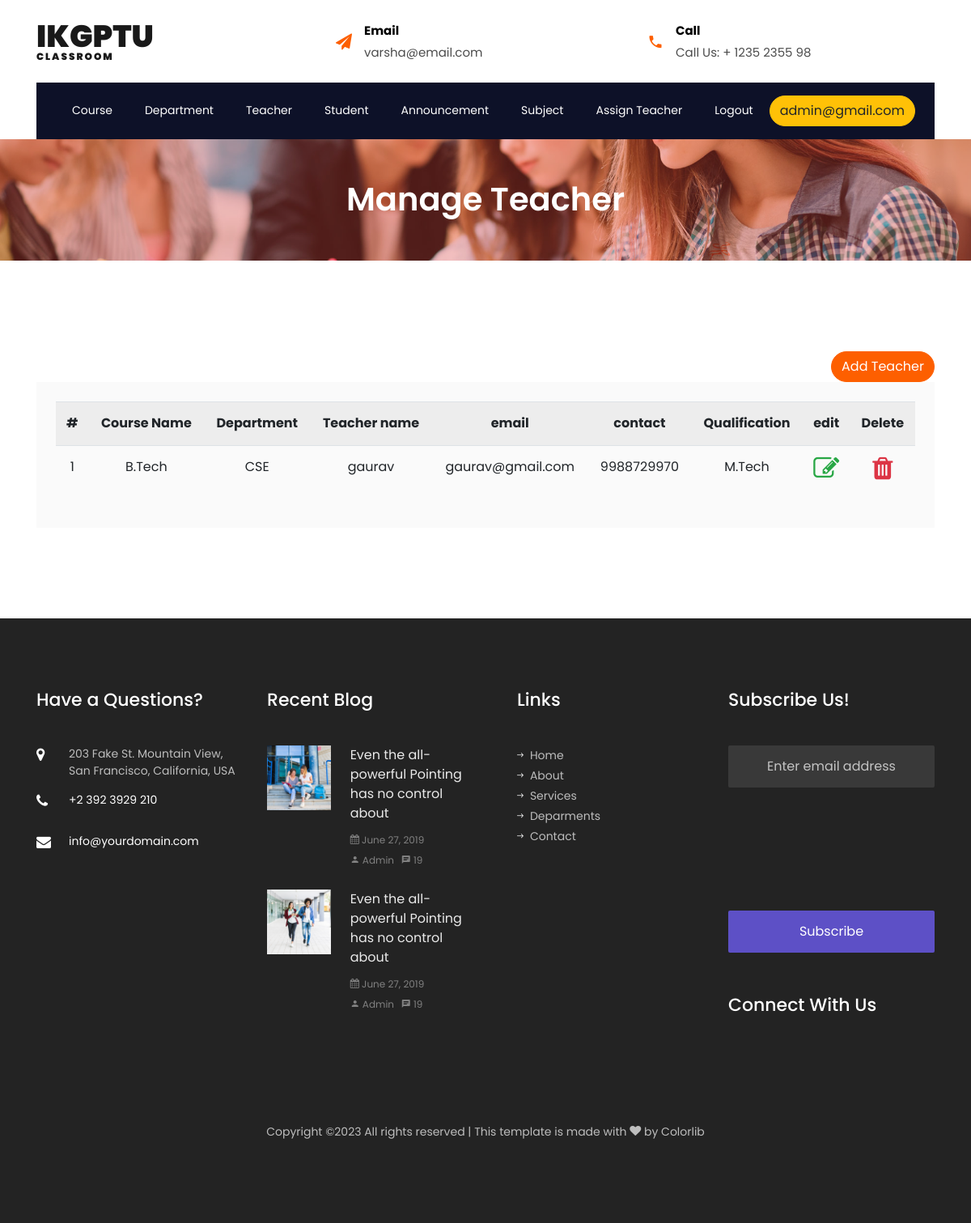
The page /manage_teacher.php (signed in) on the database its author committed.
### tables this page shows
CREATE TABLE `teacher` (
  `id` int(11) NOT NULL,
  `course` varchar(250) NOT NULL,
  `department` varchar(250) NOT NULL,
  `teacher_name` varchar(250) NOT NULL,
  `email` varchar(250) NOT NULL,
  `password` varchar(250) NOT NULL,
  `contact` bigint(10) NOT NULL,
  `qualification` varchar(300) NOT NULL,
  `status` varchar(30) NOT NULL,
  `created_at` timestamp(6) NOT NULL DEFAULT current_timestamp(6) ON UPDATE current_timestamp(6)
);

CREATE TABLE `course` (
  `id` int(11) NOT NULL,
  `course_name` varchar(255) NOT NULL,
  `semester` int(10) NOT NULL,
  `status` varchar(30) NOT NULL,
  `created_at` timestamp(6) NOT NULL DEFAULT current_timestamp(6) ON UPDATE current_timestamp(6)
);

CREATE TABLE `department` (
  `id` int(11) NOT NULL,
  `course` varchar(255) NOT NULL,
  `department` varchar(255) NOT NULL,
  `status` varchar(30) NOT NULL,
  `created_at` timestamp(6) NOT NULL DEFAULT current_timestamp(6) ON UPDATE current_timestamp(6)
);

### manage_teacher.php (the view, shortened to what this page needs)
<?php
include("header2.php");
?>
<section class="hero-wrap hero-wrap-2" style="background-image: url('images/bg_1.jpg');">
    <div class="overlay"></div>
    <div class="container">
        <div class="row no-gutters slider-text align-items-center justify-content-center">
            <div class="col-md-9 ftco-animate text-center">
                <h1 class="mb-2 bread">Manage Teacher</h1>
            </div>
        </div>
    </div>
</section>
<section class="ftco-section contact-section">
    <div class="container">
        <div class="row d-flex contact-info">
            <div class="col-md-12">
                <a href="teacher.php" class="btn btn-primary float-right">Add Teacher</a>
            </div>
            <div class="col-md-12 d-flex table-responsive">
                <div class="bg-light align-self-stretch box p-4 text-center">
                    <table class="table table-striped">
                        <tr>
                            <th>#</th>
                            <th>Course Name</th>
                            <th>Department</th>
                            <th>Teacher name</th>
                            <th>email</th>
                            <th>contact</th>
                            <th>Qualification</th>
                            <th>edit</th>
                            <th>Delete</th>
                        </tr>
                        <?php
                        $sno=1;
                        include("config.php");
                        $query = "SELECT `teacher`.*,`course`.`course_name`,`department`.`department` as department_name FROM `teacher` inner join `course` on `teacher`.`course` = `course`.`id` inner join `department` on `teacher`.`department` = `department`.`id`";
                        $result = mysqli_query($conn,$query);
                        while($data = mysqli_fetch_array($result))
                        {
                    ?>
                        <tr>
                            <td><?php echo $sno; ?></td>
                            <td><?php echo $data['course_name']; ?></td>
                            <td><?php echo $data['department_name']; ?></td>
                            <td><?php echo $data['teacher_name']; ?></td>
                            <td><?php echo $data['email']; ?></td>
                            <td><?php echo $data['contact']; ?></td>
                            <td><?php echo $data['qualification']; ?></td>
                            <td>
                                <a href="edit_teacher.php?id=<?php echo $data['id'];?>">
                                    <i class="fa fa-edit text-success fa-2x"></i>
                            </td>
                            <td>
                                <a href="delete_teacher.php?id=<?php echo $data['id'];?>">
                                    <i class="fa fa-trash text-danger fa-2x"></i>
                            </td>
                        </tr>
                        <?php
                    $sno++;
                        }
                    ?>
                    </table>
                </div>
            </div>
        </div>
    </div>
</section>
<?php
include("footer.php");
?>

### rows shown on the page
teacher: course.course_name "B.Tech", department.department "CSE", teacher_name "gaurav", email "gaurav@gmail.com", contact "9988729970", qualification "M.Tech"

### other values the page prints
$_SESSION["email"] "admin@gmail.com"
